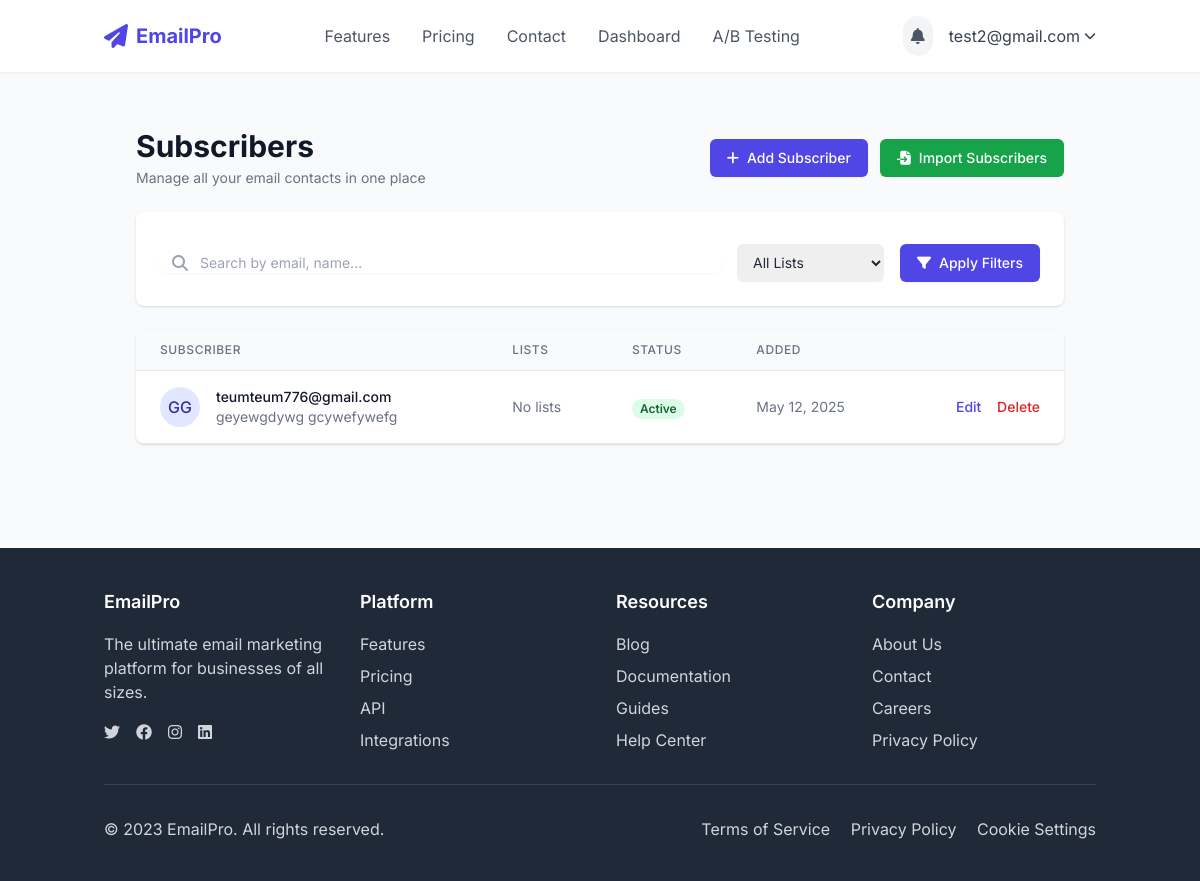
Page /subscribers/ (signed in) on the earlier database version.
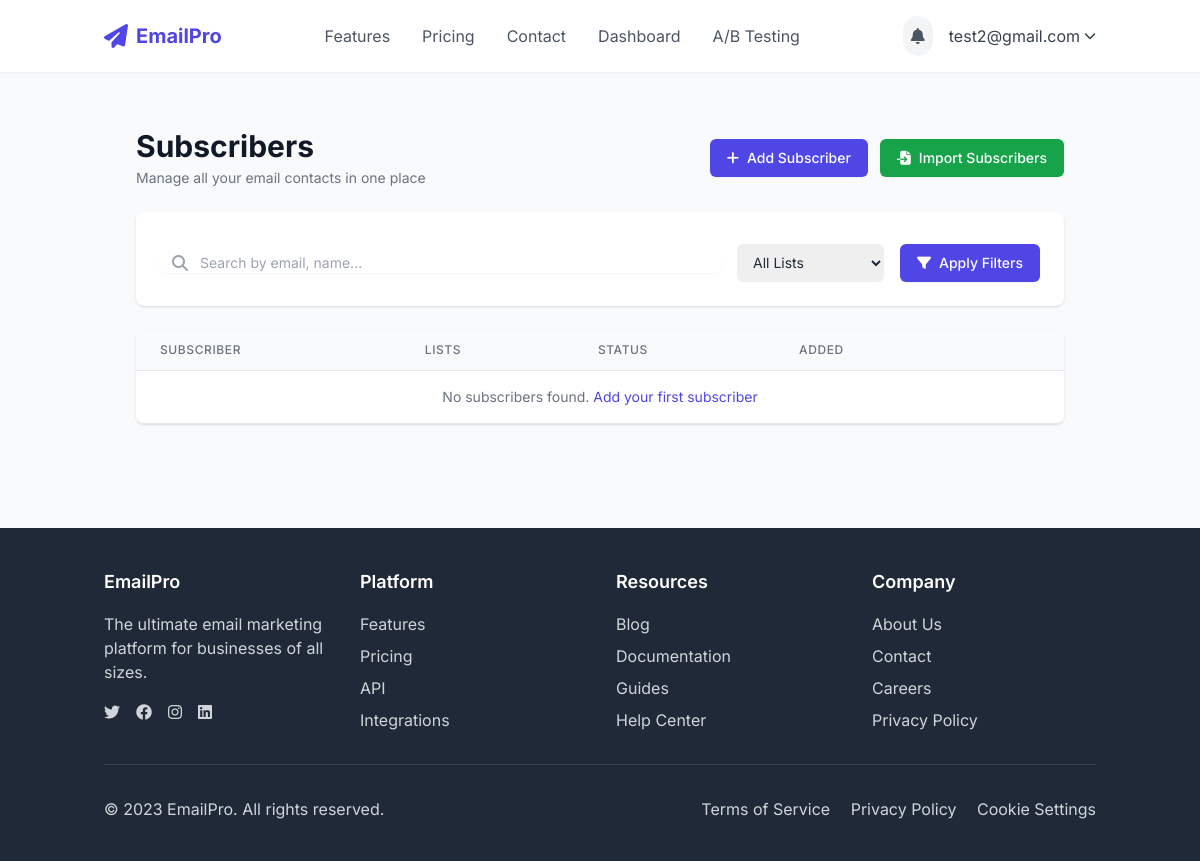
Same page on the later database version.
### marketing/models.py (models this page shows, shortened)
class Subscriber(models.Model):
    owner = models.ForeignKey(settings.AUTH_USER_MODEL, on_delete=models.CASCADE, related_name='subscribers')
    email = models.EmailField(max_length=255)
    first_name = models.CharField(max_length=100, blank=True)
    last_name = models.CharField(max_length=100, blank=True)
    is_active = models.BooleanField(default=True)
    created_at = models.DateTimeField(auto_now_add=True)
    updated_at = models.DateTimeField(auto_now=True)
    custom_fields = models.JSONField(null=True, blank=True)
    country = models.CharField(max_length=100, blank=True)
    city = models.CharField(max_length=100, blank=True)
    state = models.CharField(max_length=100, blank=True)
    age = models.PositiveIntegerField(null=True, blank=True)
    gender = models.CharField(max_length=20, blank=True)
    class Meta:
        unique_together = ('owner', 'email')
        ordering = ['-created_at']

### marketing/views.py (the view, shortened to what this page needs)
# urls.py: path('subscribers/', views.subscriber_list, name='subscriber_list'),
@login_required
def subscriber_list(request):
    subscribers = Subscriber.objects.filter(owner=request.user).order_by('-created_at')
    list_id = request.GET.get('list')
    if list_id:
        subscribers = subscribers.filter(lists__id=list_id)
    search = request.GET.get('search')
    paginator = Paginator(subscribers, 25)
    page_number = request.GET.get('page')
    page_obj = paginator.get_page(page_number)
    subscriber_lists = SubscriberList.objects.filter(owner=request.user)
    context = {
        'page_obj': page_obj,
        'subscriber_lists': subscriber_lists,
        'search': search,
        'list_id': list_id,
    }
    return render(request, 'marketing/subscriber_list.html', context)

### templates/marketing/subscriber_list.html (shortened to what the changed rows need)
{% extends 'base.html' %}
{% load static %}
{% load user_tags %}
{% block content %}
<div class="max-w-7xl mx-auto px-4 sm:px-6 lg:px-8 py-8">
    <div class="md:flex md:items-center md:justify-between mb-6">
        <div class="flex-1 min-w-0">
            <h2 class="text-2xl font-bold leading-7 text-gray-900 sm:text-3xl sm:truncate">
                Subscribers
            </h2>
        </div>
    </div>
    <div class="flex flex-col">
        <div class="-my-2 overflow-x-auto sm:-mx-6 lg:-mx-8">
            <div class="py-2 align-middle inline-block min-w-full sm:px-6 lg:px-8">
                <div class="shadow overflow-hidden border-b border-gray-200 sm:rounded-lg">
                    <table class="min-w-full divide-y divide-gray-200">
                        <thead class="bg-gray-50">
                            <tr>
                                <th scope="col" class="px-6 py-3 text-left text-xs font-medium text-gray-500 uppercase tracking-wider">
                                    Subscriber
                                </th>
                                <th scope="col" class="px-6 py-3 text-left text-xs font-medium text-gray-500 uppercase tracking-wider">
                                    Lists
                                </th>
                                <th scope="col" class="px-6 py-3 text-left text-xs font-medium text-gray-500 uppercase tracking-wider">
                                    Status
                                </th>
                                <th scope="col" class="px-6 py-3 text-left text-xs font-medium text-gray-500 uppercase tracking-wider">
                                    Added
                                </th>
                                <th scope="col" class="relative px-6 py-3">
                                </th>
                            </tr>
                        </thead>
                        <tbody class="bg-white divide-y divide-gray-200">
                            {% if page_obj %}
                                {% for subscriber in page_obj %}
                                    <tr>
                                        <td class="px-6 py-4 whitespace-nowrap">
                                            <div class="flex items-center">
                                                <div class="flex-shrink-0 h-10 w-10">
                                                    {% if subscriber.first_name %}
                                                        <div class="h-10 w-10 rounded-full bg-indigo-100 flex items-center justify-center">
                                                            <span class="text-indigo-800 font-medium">{{ subscriber.first_name|first|upper }}{{ subscriber.last_name|first|upper }}</span>
                                                        </div>
                                                    {% else %}
                                                        <div class="h-10 w-10 rounded-full bg-gray-100 flex items-center justify-center">
                                                            <span class="text-gray-600 font-medium">{{ subscriber.email|first|upper }}</span>
                                                        </div>
                                                    {% endif %}
                                                </div>
                                                <div class="ml-4">
                                                    <div class="text-sm font-medium text-gray-900">
                                                        {{ subscriber.email }}
                                                    </div>
                                                    <div class="text-sm text-gray-500">
                                                        {{ subscriber.first_name }} {{ subscriber.last_name }}
                                                    </div>
                                                </div>
                                            </div>
                                        </td>
                                        <td class="px-6 py-4 whitespace-nowrap">
                                            <div class="flex flex-wrap gap-1">
                                                {% for list in subscriber.lists.all %}
                                                    <span class="inline-flex items-center px-2.5 py-0.5 rounded-full text-xs font-medium bg-blue-100 text-blue-800">
                                                        {{ list.name }}
                                                    </span>
                                                {% empty %}
                                                    <span class="text-sm text-gray-500">No lists</span>
                                                {% endfor %}
                                            </div>
                                        </td>
                                        <td class="px-6 py-4 whitespace-nowrap">
                                            {% if subscriber.is_active %}
                                                <span class="px-2 inline-flex text-xs leading-5 font-semibold rounded-full bg-green-100 text-green-800">
                                                    Active
                                                </span>
                                            {% else %}
                                                <span class="px-2 inline-flex text-xs leading-5 font-semibold rounded-full bg-red-100 text-red-800">
                                                    Unsubscribed
                                                </span>
                                            {% endif %}
                                        </td>
                                        <td class="px-6 py-4 whitespace-nowrap text-sm text-gray-500">
                                            {{ subscriber.created_at|date:"M d, Y" }}
                                        </td>
                                        <td class="px-6 py-4 whitespace-nowrap text-right text-sm font-medium">
                                            <a href="{% url 'edit_subscriber' subscriber.id %}" class="text-indigo-600 hover:text-indigo-900 mr-3">Edit</a>
                                            <a href="{% url 'delete_subscriber' subscriber.id %}" class="text-red-600 hover:text-red-900">Delete</a>
                                        </td>
                                    </tr>
                                {% endfor %}
                            {% else %}
                                <tr>
                                    <td colspan="5" class="px-6 py-4 whitespace-nowrap text-sm text-gray-500 text-center">
                                        No subscribers found.
                                        <a href="{% url 'add_subscriber' %}" class="text-indigo-600 hover:text-indigo-900">Add your first subscriber</a>
                                    </td>
                                </tr>
                            {% endif %}
                        </tbody>
                    </table>
                </div>
            </div>
        </div>
    </div>
</div>
{% endblock %}

Differences in the rows shown:
removed Subscriber: first_name|first "G", last_name|first "G", email "teumteum776@gmail.com", first_name "geyewgdywg", last_name "gcywefywefg", is_active "Active", created_at "May 12, 2025"
Other differences:
text now shown: "No subscribers found. Add your first subscriber"
